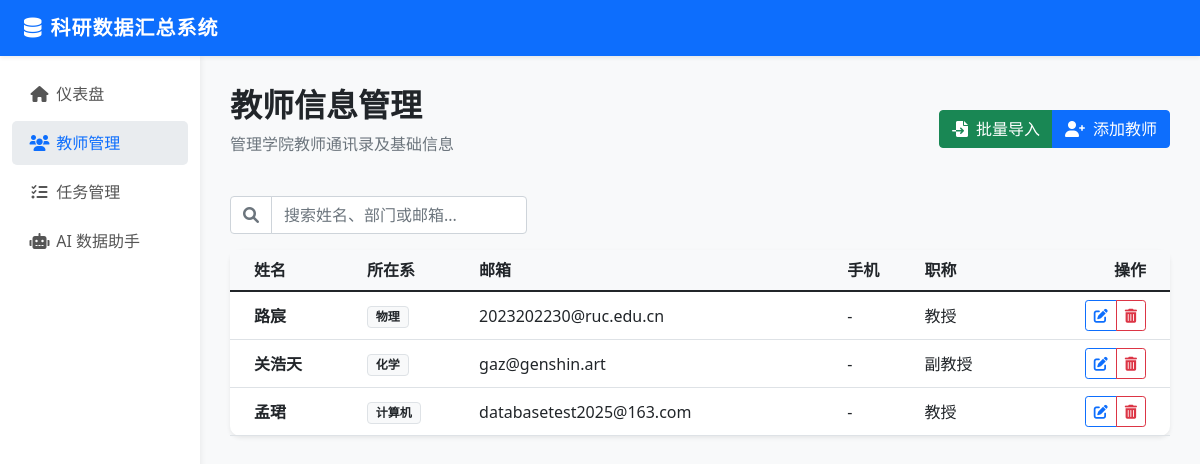
The page /teachers on the database its author committed.
### models.py (models this page shows, shortened)
class Teacher(db.Model):
    __tablename__ = 'teachers'
    teacher_id = db.Column(db.Integer, primary_key=True)
    teacher_name = db.Column(db.String(50), nullable=False)
    department = db.Column(db.String(50), nullable=False)
    email = db.Column(db.String(100), unique=True, nullable=False)
    phone = db.Column(db.String(20))
    id_card = db.Column(db.String(20))
    birthdate = db.Column(db.Date)
    title = db.Column(db.String(50))
    position = db.Column(db.String(50))
    education = db.Column(db.String(50))
    degree = db.Column(db.String(50))
    created_at = db.Column(db.DateTime, default=datetime.utcnow)

### app.py (the view)
@app.route('/teachers')
def manage_teachers():
    try:
        teachers = Teacher.query.order_by(Teacher.created_at.desc()).all()
        return render_template('teachers.html', teachers=teachers)
    except Exception as e:
        print(f"加载教师列表失败: {e}")
        return render_template('teachers.html', teachers=[])

### templates/teachers.html (shortened to what this page needs)
{% extends "base.html" %}
{% block content %}
<div class="d-flex justify-content-between align-items-center mb-4">
    <div>
        <h2 class="fw-bold">教师信息管理</h2>
        <p class="text-muted">管理学院教师通讯录及基础信息</p>
    </div>
    <div class="btn-group">
        <button class="btn btn-success" data-bs-toggle="modal" data-bs-target="#importTeacherModal">
            <i class="fas fa-file-import me-2"></i>批量导入
        </button>
        <button class="btn btn-primary" data-bs-toggle="modal" data-bs-target="#addTeacherModal">
            <i class="fas fa-user-plus me-2"></i>添加教师
        </button>
    </div>
</div>
<div class="row mb-3">
    <div class="col-md-4">
        <div class="input-group">
            <span class="input-group-text bg-white"><i class="fas fa-search text-muted"></i></span>
            <input type="text" id="teacherSearch" class="form-control" placeholder="搜索姓名、部门或邮箱...">
        </div>
    </div>
</div>
<div class="card shadow-sm">
    <div class="card-body p-0">
        <div class="table-responsive">
            <table class="table table-hover align-middle mb-0" id="teacherTable">
                <thead class="bg-light">
                    <tr>
                        <th class="ps-4">姓名</th>
                        <th>所在系</th>
                        <th>邮箱</th>
                        <th>手机</th>
                        <th>职称</th>
                        <th class="text-end pe-4">操作</th>
                    </tr>
                </thead>
                <tbody>
                    {% for teacher in teachers %}
                    <tr>
                        <td class="ps-4 fw-bold">{{ teacher.teacher_name }}</td>
                        <td><span class="badge bg-light text-dark border">{{ teacher.department }}</span></td>
                        <td>{{ teacher.email }}</td>
                        <td>{{ teacher.phone or '-' }}</td>
                        <td>{{ teacher.title or '-' }}</td>
                        <td class="text-end pe-4">
                            <div class="btn-group">
                                <button class="btn btn-sm btn-outline-primary" onclick="editTeacher({{ teacher.teacher_id }})" title="编辑">
                                    <i class="fas fa-edit"></i>
                                </button>
                                <button class="btn btn-sm btn-outline-danger" onclick="deleteTeacher({{ teacher.teacher_id }}, '{{ teacher.teacher_name }}')" title="删除">
                                    <i class="fas fa-trash-alt"></i>
                                </button>
                            </div>
                        </td>
                    </tr>
                    {% endfor %}
                </tbody>
            </table>
        </div>
    </div>
</div>
{% endblock %}

### templates/base.html (style rules this page uses)
body { background-color: #f8f9fa; }
.card { border: none; box-shadow: 0 4px 6px rgba(0,0,0,0.07); border-radius: 10px; margin-bottom: 20px; transition: transform 0.2s; }

### rows shown on the page
Teacher: teacher_name "路宸", department "物理", email "2023202230@ruc.edu.cn", phone "-", title "教授"
Teacher: teacher_name "关浩天", department "化学", email "gaz@genshin.art", phone "-", title "副教授"
Teacher: teacher_name "孟珺", department "计算机", email "databasetest2025@163.com", phone "-", title "教授"
